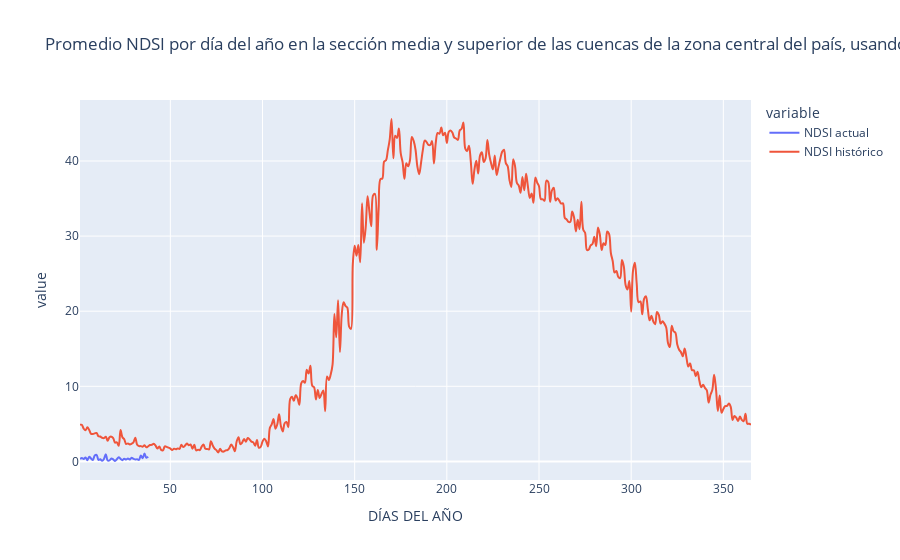

The notebook cell this image was saved under:
### Code cell
MOD10A1_DOY_central.rename(columns = {'DAY_OF_YEAR':'DÍAS DEL AÑO'}, inplace = True)
fig = px.line(MOD10A1_DOY_central,x='DÍAS DEL AÑO', y=['NDSI actual','NDSI histórico'], line_shape='spline',
title='Promedio NDSI por día del año en la sección media y superior de las cuencas de la zona central del país, usando MOD10A1. 2000-2021')
fig.show()

### Figure 1 — Plotly figure (JSON) as saved in the notebook; plotly's stock layout.template omitted (floating-point values rounded to 4 significant figures; data arrays with more than 128 entries replaced by an {"elided": "..."} marker saying what was removed)
{"data": [{"hovertemplate": "variable=NDSI actual<br>DÍAS DEL AÑO=%{x}<br>value=%{y}<extra></extra>", "legendgroup": "NDSI actual", "line": {"color": "#636efa", "dash": "solid", "shape": "spline"}, "mode": "lines", "name": "NDSI actual", "orientation": "v", "showlegend": true, "type": "scatter", "x": {"elided": "365 int values"}, "xaxis": "x", "y": {"elided": "365 float values"}, "yaxis": "y"}, {"hovertemplate": "variable=NDSI histórico<br>DÍAS DEL AÑO=%{x}<br>value=%{y}<extra></extra>", "legendgroup": "NDSI histórico", "line": {"color": "#EF553B", "dash": "solid", "shape": "spline"}, "mode": "lines", "name": "NDSI histórico", "orientation": "v", "showlegend": true, "type": "scatter", "x": {"elided": "365 int values"}, "xaxis": "x", "y": {"elided": "365 float values"}, "yaxis": "y"}], "layout": {"legend": {"title": {"text": "variable"}, "tracegroupgap": 0}, "title": {"text": "Promedio NDSI por día del año en la sección media y superior de las cuencas de la zona central del país, usando MOD10A1. 2000-2021"}, "xaxis": {"anchor": "y", "domain": [0, 1], "title": {"text": "DÍAS DEL AÑO"}}, "yaxis": {"anchor": "x", "domain": [0, 1], "title": {"text": "value"}}}}
